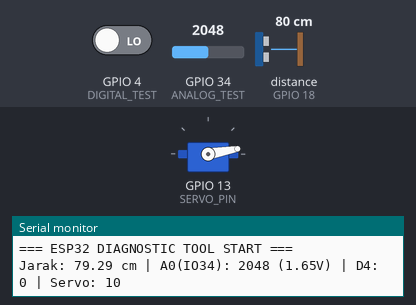
Bench run of a sketch on a simulated ESP32. On the bench: servo, the last lines printed to the serial monitor. Wiring (inferred from the names in the program): ultrasonic range finder: trigger GPIO 5; echo GPIO 18. The test bench sets the inputs (shaded band); at power-on: GPIO 4 (DIGITAL_TEST) LOW, GPIO 34 (ANALOG_TEST) = 2048, distance to the obstacle (sensor on GPIO 18) 80 cm. The echo pulse lasts 58.3 µs per cm.

Above: at 1.05 s.
At 2.7 s:
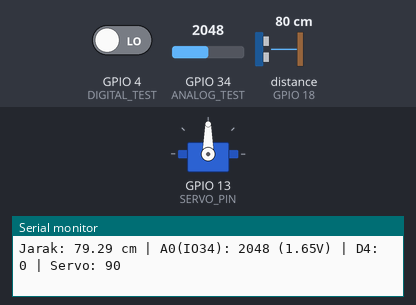
At 4.4 s:
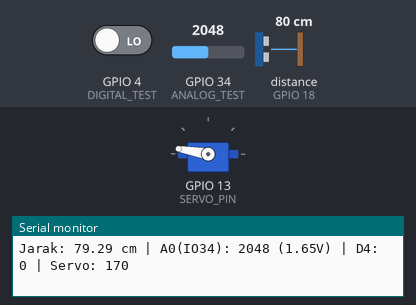
At 7.75 s:
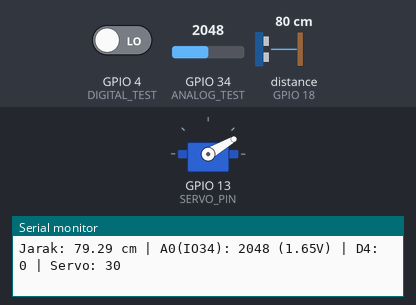
Timing chart, 0 to 10.6 s (numbered marks = the images above):
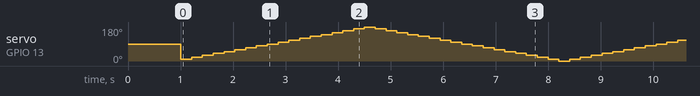

The sketch:

ESP32.ino
```cpp
/*
  PROJECT: ESP32 ALL-IN-ONE SENSOR DIAGNOSTIC TOOL
  BOARD: ESP32 DOIT DevKit V1
  AUTHOR: Arif Rijal Fadhilah
  REPO : https://github.com/Arifrijalf/Program-Calibration-Sensor

  DESKRIPSI:
  Alat diagnosa sensor menggunakan ESP32.

  CATATAN PENTING:
  - ESP32 menggunakan logika 3.3V.
  - Resolusi ADC adalah 12-bit (Nilai 0 - 4095).
*/

#include <ESP32Servo.h>

// --- KONFIGURASI PIN (SESUAI GAMBAR PINOUT) ---
#define TRIG_PIN    5    // GPIO 5
#define ECHO_PIN    18   // GPIO 18
#define SERVO_PIN   13   // GPIO 13
#define ANALOG_TEST 34   // GPIO 34 (ADC1_CH6) - Input Only Pin, Sangat aman untuk Analog
#define DIGITAL_TEST 4   // GPIO 4

Servo myServo;
int servoPos = 0;
bool servoDirection = true;

void setup() {
  Serial.begin(115200); // ESP32 biasanya pakai baudrate lebih cepat

  // Setup Ultrasonic
  pinMode(TRIG_PIN, OUTPUT);
  pinMode(ECHO_PIN, INPUT);

  // Setup Sensor Lain
  pinMode(ANALOG_TEST, INPUT);
  pinMode(DIGITAL_TEST, INPUT); // Gunakan INPUT_PULLUP jika butuh internal resistor

  // Setup Servo
  // ESP32Servo butuh alokasi timer, ini standar untuk ESP32
  ESP32PWM::allocateTimer(0);
  ESP32PWM::allocateTimer(1);
  ESP32PWM::allocateTimer(2);
  ESP32PWM::allocateTimer(3);
  myServo.setPeriodHertz(50); // Standard 50hz servo
  myServo.attach(SERVO_PIN, 500, 2400); // 500-2400us pulse width (Standar SG90)

  Serial.println("=== ESP32 DIAGNOSTIC TOOL START ===");
  delay(1000);
}

void loop() {
  // --- 1. TEST ULTRASONIC ---
  long duration;
  float distance; // Pakai float biar presisi

  digitalWrite(TRIG_PIN, LOW);
  delayMicroseconds(2);
  digitalWrite(TRIG_PIN, HIGH);
  delayMicroseconds(10);
  digitalWrite(TRIG_PIN, LOW);

  duration = pulseIn(ECHO_PIN, HIGH);
  // Rumus jarak: durasi * 0.034 / 2
  distance = duration * 0.034 / 2;

  // --- 2. TEST ANALOG (Universal - ADC 12-bit) ---
  int analogVal = analogRead(ANALOG_TEST);
  // Konversi ke tegangan (3.3V referensi, 4095 resolusi)
  float voltage = analogVal * (3.3 / 4095.0);

  // --- 3. TEST DIGITAL (Universal) ---
  int digitalState = digitalRead(DIGITAL_TEST);

  // --- 4. TEST SERVO (Non-blocking sweep) ---
  if (servoDirection) {
    servoPos += 10;
    if (servoPos >= 180) servoDirection = false;
  } else {
    servoPos -= 10;
    if (servoPos <= 0) servoDirection = true;
  }
  myServo.write(servoPos);

  // --- TAMPILAN SERIAL MONITOR ---
  Serial.print("Jarak: ");
  if (distance > 400 || distance <= 0) Serial.print("---");
  else { Serial.print(distance); Serial.print(" cm"); }

  Serial.print(" | A0(IO34): ");
  Serial.print(analogVal); // Akan tampil 0 sampai 4095
  Serial.print(" ("); Serial.print(voltage); Serial.print("V)");

  Serial.print(" | D4: ");
  Serial.print(digitalState);

  Serial.print(" | Servo: ");
  Serial.println(servoPos);

  delay(200);
}
```
